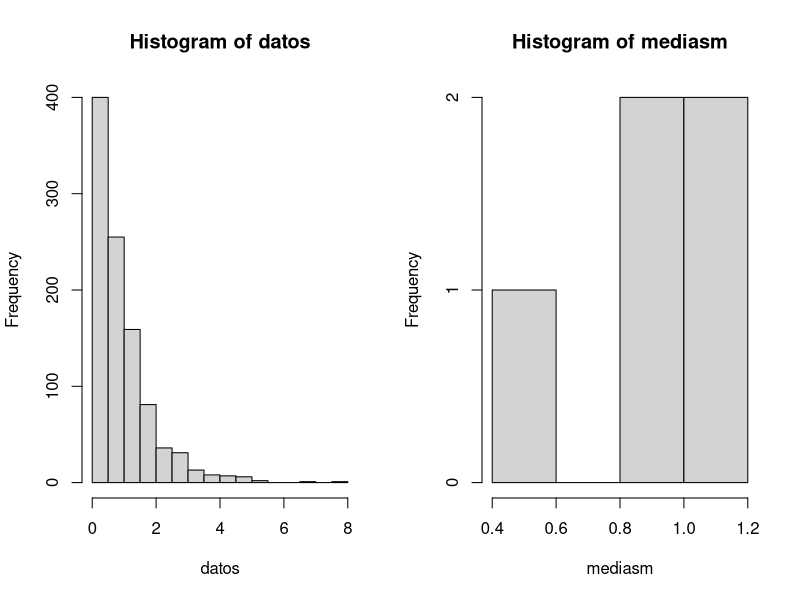

This figure's R source:
## ---- chunk 1
#Simulacion distribucion muestral de la media
poblacion1=rnorm(1000) # simula datos de una distribucion normal 
poblacion2=rexp(1000)  # simula datos de una distribucion exponencial

# datos : poblacion
# n : tamanho de la muestra
# m : numero de muestras
simulacion1 <- function(datos,n,m) {

  N=length(datos) # tamanho de la poblacion
  mu=mean(datos)  # calcula 
  sigma2=var(datos)*((N-1)/N)  # (N-1)/N : Factor de correcion
  resul=sigma2/n  # varianza de la media
  
  muestras=matrix(0,m,n) # m fila (muestras) y n columnas (datos de la muestra)
  
  print(muestras)
  
  # realiza "m" muestras
  for (i in 1:m)
    muestras[i,]=sample(datos,n,replace=T) # muestras con reemplazo y lo 
                                           # almacena en la fila "i"
  print(muestras)
  
  mediasm=apply(muestras,1,mean) # 
  
  mediaxbar=mean(mediasm)
  varxbar=var(mediasm)*((m-1)/m)
  medias=c(mu,mediaxbar)
  varianzas=c(resul,varxbar)
  print(medias)
  print(varianzas)
  par(mfrow = c(1, 2))
  hist(datos)
  hist(mediasm)
}

# Ejecucion de la simulacion
#simulacion1(poblacion2, 100, 50)

simulacion1(poblacion2, 10, 5)

